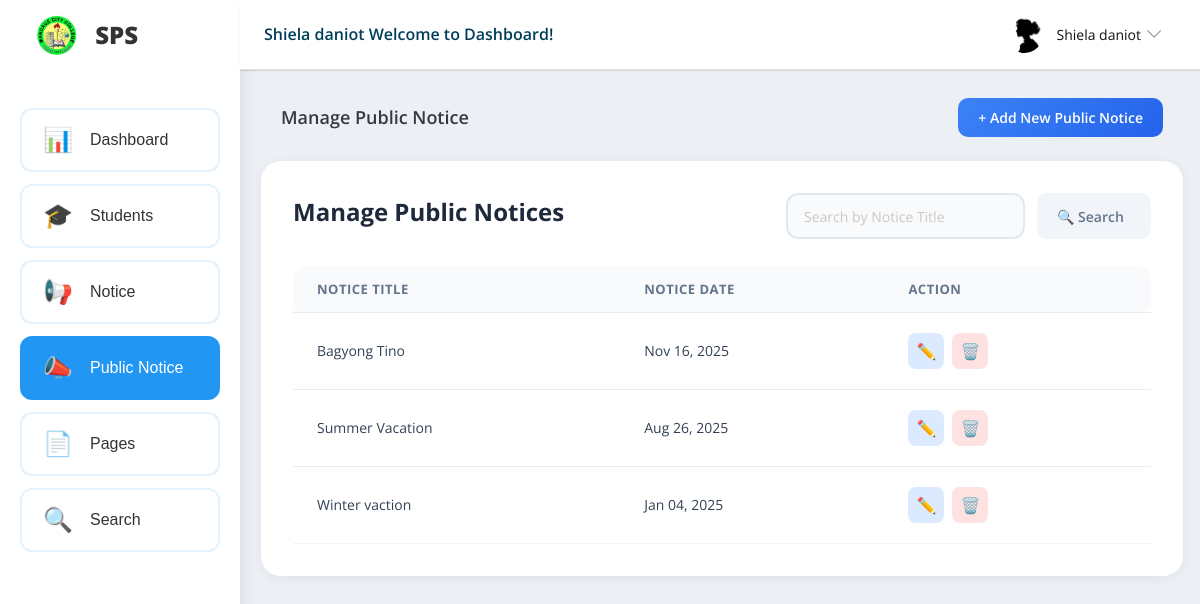
/staff/manage-public-notice.php (signed in), run on an earlier commit of the app's database.
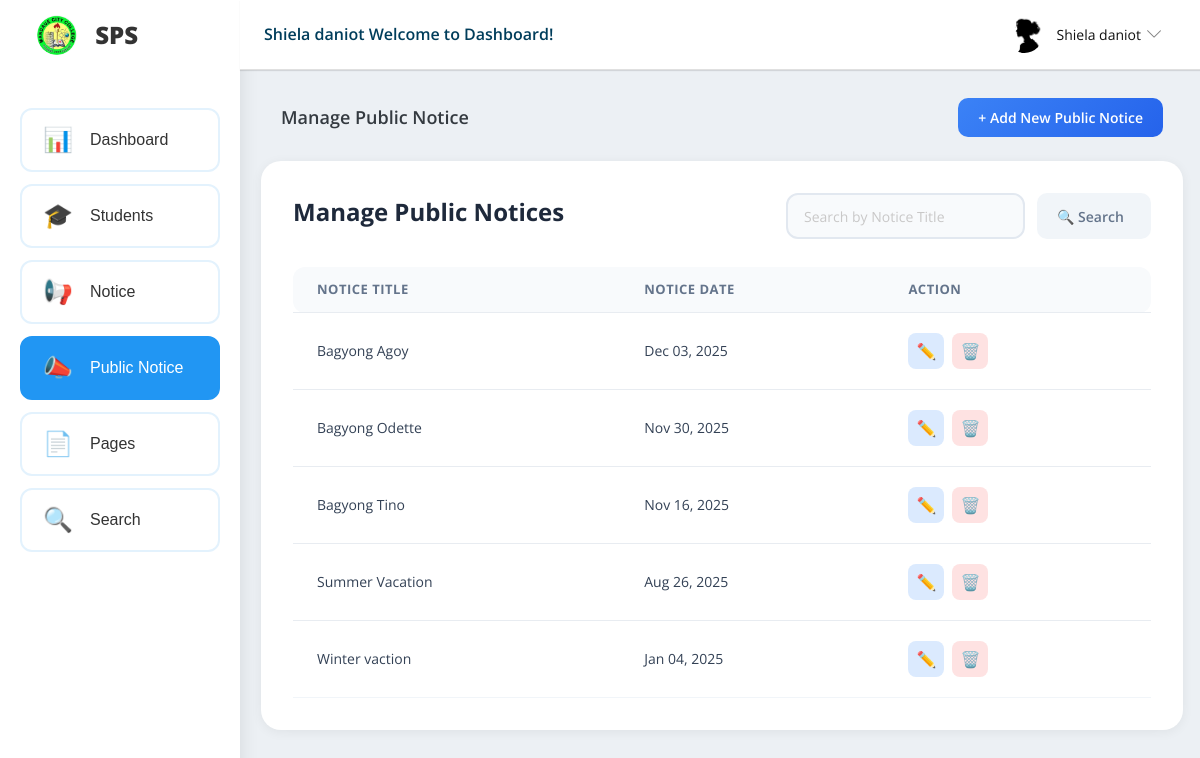
And on a later commit of the database.
### tables this page shows
CREATE TABLE `tblstaff` (
  `ID` int(11) NOT NULL,
  `StaffName` varchar(100) NOT NULL,
  `UserName` varchar(50) NOT NULL,
  `Email` varchar(100) NOT NULL,
  `Image` varchar(255) DEFAULT NULL,
  `Password` varchar(255) NOT NULL,
  `StaffRegdate` datetime DEFAULT current_timestamp(),
  `Status` tinyint(1) NOT NULL DEFAULT 1
);

CREATE TABLE `tblpublicnotice` (
  `ID` int(5) NOT NULL,
  `NoticeTitle` varchar(200) DEFAULT NULL,
  `NoticeMessage` mediumtext DEFAULT NULL,
  `CreationDate` timestamp NULL DEFAULT current_timestamp()
);

### staff/manage-public-notice.php (the view, shortened to what the changed rows need)
<?php
include('includes/dbconnection.php');
if (strlen($_SESSION['sturecmsstaffid'] == 0)) {
  header('location:logout.php');
} else {
  ?>
  <!DOCTYPE html>
  <html lang="en">
  <head>
    <link rel="stylesheet" href="vendors/simple-line-icons/css/simple-line-icons.css">
    <link rel="stylesheet" href="vendors/flag-icon-css/css/flag-icon.min.css">
    <link rel="stylesheet" href="vendors/css/vendor.bundle.base.css">
    <link rel="stylesheet" href="css/style.css">
    <link rel="stylesheet" href="css/toaster.css">
    <link rel="stylesheet" href="css/modal.css">
    <link rel="stylesheet" href="./css/style(v2).css">
    <link rel="stylesheet" href="./css/responsive.css">
  </head>
  <body>
    <div class="container-scroller">
      <?php include_once('includes/header.php'); ?>
      <div class="container-fluid page-body-wrapper">
        <div class="main-panel">
          <div class="content-wrapper">
            <div class="row">
              <div class="col-md-12 grid-margin stretch-card">
                <div class="table-card">
                  <div class="table-header">
                    <h2 class="table-title">Manage Public Notices</h2>
                  </div>
                  <div class="table-wrapper">
                    <table class="table">
                      <thead>
                        <tr>
                          <th class="font-weight-bold">Notice Title</th>
                          <th class="font-weight-bold">Notice Date</th>
                          <th class="font-weight-bold">Action</th>
                        </tr>
                      </thead>
                      <tbody>
                        <?php
                        $sql = "SELECT ID, NoticeTitle, CreationDate, NoticeMessage FROM tblpublicnotice";
                        $sql .= " ORDER BY CreationDate DESC";
                        $query = $dbh->prepare($sql);
                        $query->execute();
                        $results = $query->fetchAll(PDO::FETCH_OBJ);
                        if ($query->rowCount() > 0) {
                          foreach ($results as $row) { ?>
                            <tr>
                              <td data-label="Notice Title"><?php echo htmlentities($row->NoticeTitle); ?></td>
                              <td data-label="Notice Date"><?php echo date('M d, Y', strtotime($row->CreationDate)); ?></td>
                              <td data-label="Action">
                                 <div class="action-buttons">
                                   <button type="button" class="action-btn edit btn-edit-public" title="Edit"
                                     data-id="<?php echo htmlentities($row->ID); ?>"
                                     data-title="<?php echo htmlentities($row->NoticeTitle); ?>"
                                     data-msg="<?php echo htmlspecialchars($row->NoticeMessage, ENT_QUOTES); ?>">✏️</button>
                                   <a href="manage-public-notice.php?delid=<?php echo htmlentities($row->ID); ?>"
                                     onclick="return confirm('Do you really want to Delete ?');" class="action-btn"
                                     style="background: #fee2e2; color: #ef4444;" title="Delete">🗑️</a>
                                 </div>
                               </td>
                            </tr>
                          <?php }
                        } else { ?>
                          <tr>
                            <td colspan="3" style="text-align:center;color:red;">No Record Found</td>
                          </tr>
                        <?php } ?>
                      </tbody>
                    </table>
                  </div>
                </div>
              </div>
            </div>
          </div>
        </div>
      </div>
    </div>
  </body>
  </html>
<?php } ?>

### staff/includes/header.php (shortened to what the changed rows need)
<nav class="navbar default-layout-navbar col-lg-12 col-12 p-0 fixed-top d-flex flex-row">
  <?php
  $sid = $_SESSION['sturecmsstaffid'];
  $sql = "SELECT * FROM tblstaff WHERE ID=:sid";
  $query = $dbh->prepare($sql);
  $query->bindParam(':sid', $sid, PDO::PARAM_STR);
  $query->execute();
  $results = $query->fetchAll(PDO::FETCH_OBJ);
  if ($query->rowCount() > 0) {
    foreach ($results as $row) {
      $profileImg = !empty($row->Image) ? "../admin/images/" . $row->Image : "images/faces/face8.jpg";
      ?>
      <div class="navbar-menu-wrapper d-flex align-items-center flex-grow-1">
        <h5 class="mb-0 font-weight-medium d-none d-lg-flex"><?php echo htmlentities($row->StaffName); ?> Welcome to Dashboard!
        </h5>
        <ul class="navbar-nav navbar-nav-right ml-auto">
          <li class="nav-item dropdown user-dropdown">
            <a class="nav-link dropdown-toggle" id="UserDropdown" href="#" data-toggle="dropdown" aria-expanded="false">
              <img class="img-xs rounded-circle ml-2" src="<?php echo $profileImg; ?>" alt="Profile image"> <span
                class="font-weight-normal"> <?php echo htmlentities($row->StaffName); ?> </span></a>
          </li>
        </ul>
      </div>
    <?php }
  } ?>
</nav>

What changed in the data, as far as the page shows it:
added tblpublicnotice: NoticeTitle "Bagyong Agoy", CreationDate "Dec 03, 2025"
added tblpublicnotice: NoticeTitle "Bagyong Odette", CreationDate "Nov 30, 2025"
